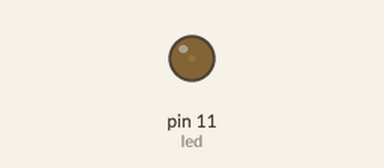
Recording of a sketch running on a simulated Arduino Uno, built with avr-gcc and run on an emulated ATmega328P. On the bench: output pins drawn as LEDs (lit = HIGH).

Above: at 0.05 s.
At 0.95 s:
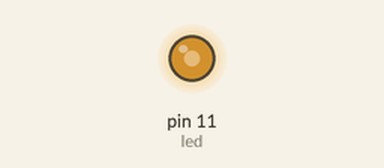
At 1.4 s:
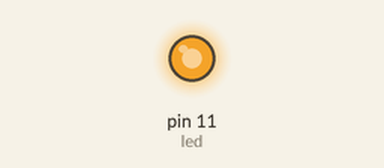
At 2.75 s:
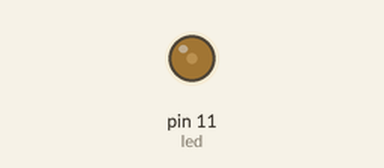
Timing chart, 0 to 7.0 s (numbered marks = the images above):
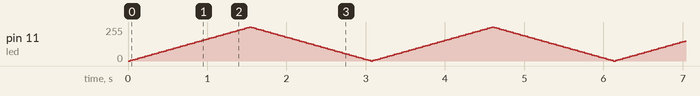

The sketch:

02-ledFade.ino
```cpp
int led = 11;
int brightness = 0;
int fade = 5;

void setup() {
  pinMode(led, OUTPUT);
}

void loop() {
  analogWrite(led, brightness);
  brightness += fade;

  if (brightness >= 255 || brightness <= 0) {
    fade = -fade;
  }

  delay(30);
}
```
